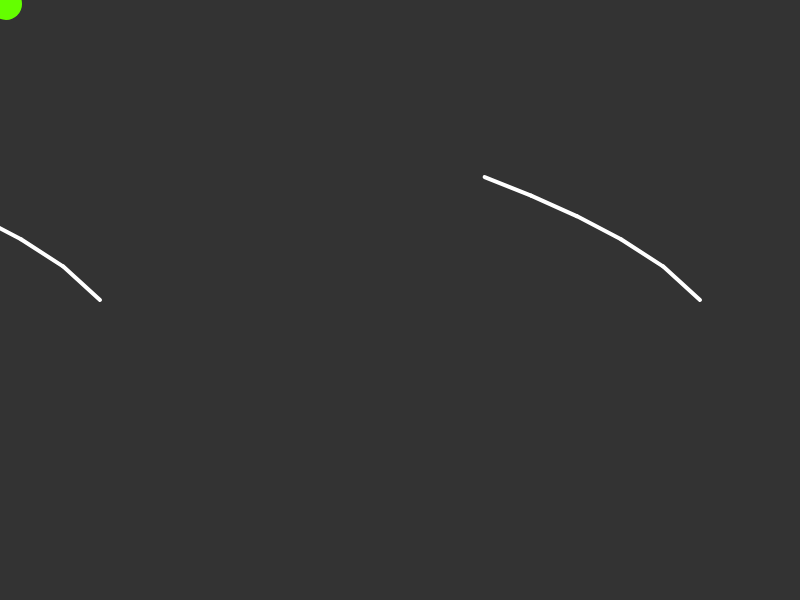
Frame 1 (no input)
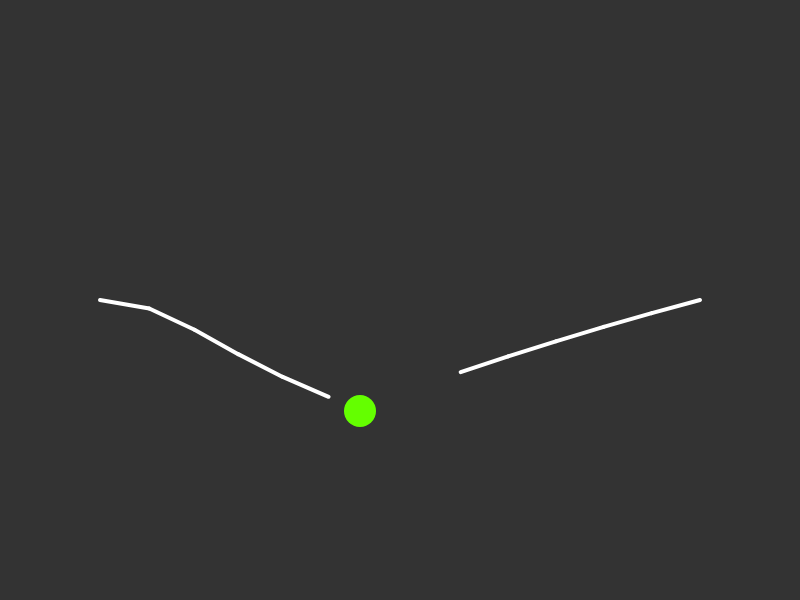
Frame 60 (no input)
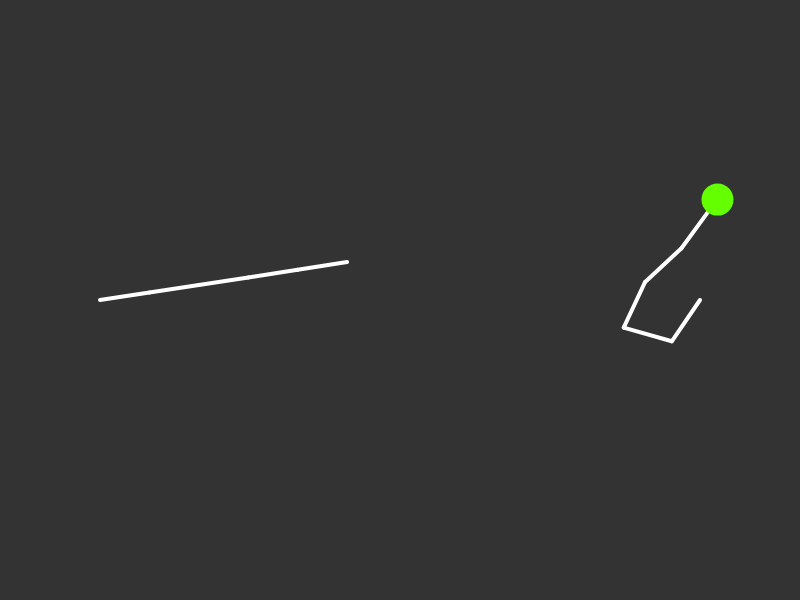
Frame 120 (the mouse pressed at the canvas centre since frame 60)

The p5.js sketch that drew these frames (run headless with seeded random() and noise() and a simulated clock; from frame 60 on, the mouse is pressed at the canvas centre):

// p5.js sketch
// ── sketch.js

/*
    Demonstrate inverse kinematics

    Kinematics
    https://en.wikipedia.org/wiki/Kinematics

    Kinematics is a subfield of physics, developed in classical mechanics, that describes
        the motion of points, bodies, and systems of bodies without considering
        the forces that cause them to move.
    Kinematics, as a field of study, is often referred to as the "geometry of motion"
        and is occasionally seen as a branch of mathematics.
    A kinematics problem begins by describing the geometry of the system and
        declaring the initial conditions of any known values of position, velocity and/or 
        acceleration of points within the system. Then, using arguments from geometry,
        the position, velocity and acceleration of any unknown parts of the system can be determined.
    The study of how forces act on bodies falls within kinetics, not kinematics.

*/

const tentacles = [];

let pos;
let vel;
let gravity;

function setup() {
    createCanvas(800, 600);
    pos = createVector(0, 0);
    vel = createVector(2, 1.3);
    gravity = createVector(0, 0.1);
    vel.mult(3);

    let da = TWO_PI / 2;
    for (let a = 0; a < TWO_PI; a += da) {
        const x = width / 2 + cos(a) * 300;
        const y = height / 2 + sin(a) * 300;
        tentacles.push(new Tentacle(x, y));
    }
}

function draw() {
    background(51);
    noFill();
    tentacles.forEach(tentacle => {
        tentacle.update();
        tentacle.show();
    });

    pos.add(vel);
    vel.add(gravity);
    noStroke();
    fill(100, 255, 0);
    ellipse(pos.x, pos.y, 32, 32);

    if (pos.x > width || pos.x < 0) {
        vel.x *= -1;
    }
    if (pos.y > height) {
        pos.y = height;
        vel.y *= -1;
        vel.mult(0.99);
    }
}

// ── segment.js

class Segment {
    
    constructor(x, y, len, i) {
        this.i = i;
        this.angle = 0;
        
        this.a = createVector(x, y);
        this.b = createVector();
        this.len = len;
        this.calculateB();
    }

    createParent() {
        return new Segment(this.b.x, this.b.y, this.len, this.i+1);
    }

    follow(targetX, targetY) {
        const target = new p5.Vector(targetX, targetY);
        const dir = p5.Vector.sub(target, this.a);
        this.angle = dir.heading();

        dir.setMag(this.len);
        dir.mult(-1);
        this.a = p5.Vector.add(target, dir);
    }

    update() {
        this.calculateB();
    }

    calculateB() {
        const dx = this.len * cos(this.angle);
        const dy = this.len * sin(this.angle);
        this.b.set(this.a.x + dx, this.a.y + dy);
    }

    show() {
        stroke(255);
        strokeWeight(4);
        line(this.a.x, this.a.y, this.b.x, this.b.y);
    }

}
// ── tentacle.js

class Tentacle {

    constructor(x, y) {
        this.segments = [];
        this.base = createVector(x, y);
        this.len = 50;
        this.segments[0] = new Segment(300, 200, this.len, 0);
        for (let i = 1; i < 5; i++) {
            this.segments[i] = this.segments[i-1].createParent();
        }
    }

    update() {
        const endIdx = this.segments.length - 1;
        const end = this.segments[endIdx];
        end.follow(pos.x, pos.y);
        end.update();
        for (let i = endIdx - 1; i >= 0; i--) {
            const prev = this.segments[i + 1];
            this.segments[i].follow(prev.a.x, prev.a.y);
            this.segments[i].update();
        }

        this.segments[0].a.set(this.base.x, this.base.y);
        this.segments[0].update();
        for (let i = 1; i <= endIdx; i++) {
            this.segments[i].a = this.segments[i-1].b.copy();
            this.segments[i].update();
        }

    }

    show() {
        this.segments.forEach(segment => segment.show());
    }

}
